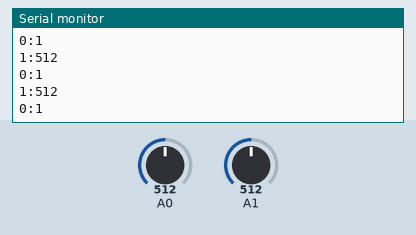
This sketch was run on a simulated Arduino Uno, built with avr-gcc and run on an emulated ATmega328P. On the bench: the last lines printed to the serial monitor. The test bench sets the inputs (shaded band); at power-on: A0 = 512, A1 = 512.

Above: at 2.7 s.
2.8 s: A0 set to 232
At 3.3 s:
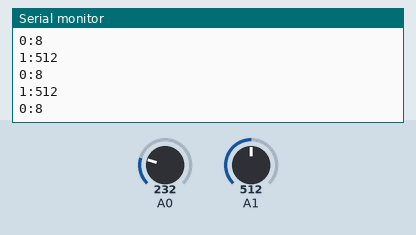
4.3 s: A0 set to 201
At 5.1 s:
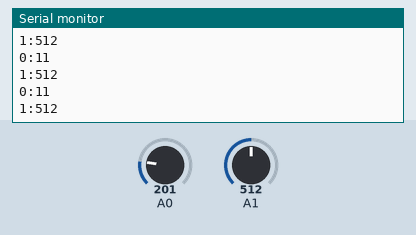
Timing chart, 0 to 7.3 s (numbered marks = the images above; inputs shaded):
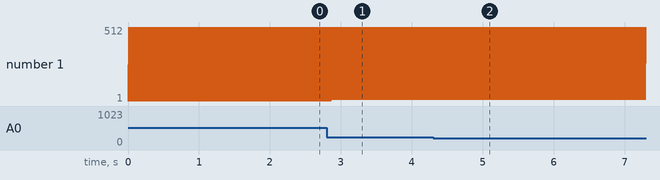

The sketch:

sensor-adc.ino
```cpp
// Global definitions
#define NUM_SENSORS 2
#define AVG_SAMPLES 10
#define ADC_RESOLUTION 10

// LDR definitions
#define LDR_PIN 0
#define LDR_RESISTOR 47000
#define LDR_MULT 32017200.0
#define LDR_POW 1.5832

// Soil Moisture Sensor definitions
#define SOIL_PIN 1

void setup() {
  Serial.begin(9600);
}

void loop() {
  int sensorValues[NUM_SENSORS] = {0, 0};

  // Take AVG_SAMPLES samples
  for (int i = 0; i < AVG_SAMPLES; i++ ) {
    for (int sensor = 0; sensor < NUM_SENSORS; sensor++) {
      sensorValues[sensor] += analogRead(sensor);
    }
  }

  // Take average of samples
  for (int sensor = 0; sensor < NUM_SENSORS; sensor++) {
    sensorValues[sensor] /= AVG_SAMPLES;
  }

  // Calculate lux value for LDR
  float ratio = ((float)pow(2, ADC_RESOLUTION) / (float)sensorValues[LDR_PIN]) - 1;
  sensorValues[LDR_PIN] = LDR_MULT / (float)pow(LDR_RESISTOR / ratio, LDR_POW);

  // Write samples
  for (int sensor = 0; sensor < NUM_SENSORS; sensor++) {
    int value = sensorValues[sensor];
    Serial.print(sensor);
    Serial.print(":");
    Serial.println(value);
  }
}
```

Measured:
- after the input at 2.8 s, the serial monitor: prints a new line after 0.07 s (image 1)
- after the input at 4.3 s, the serial monitor: prints a new line after 0.07 s (image 2)
- plotted number 1: 1 → 8 after the input at 2.8 s, 8 → 11 after the input at 4.3 s
